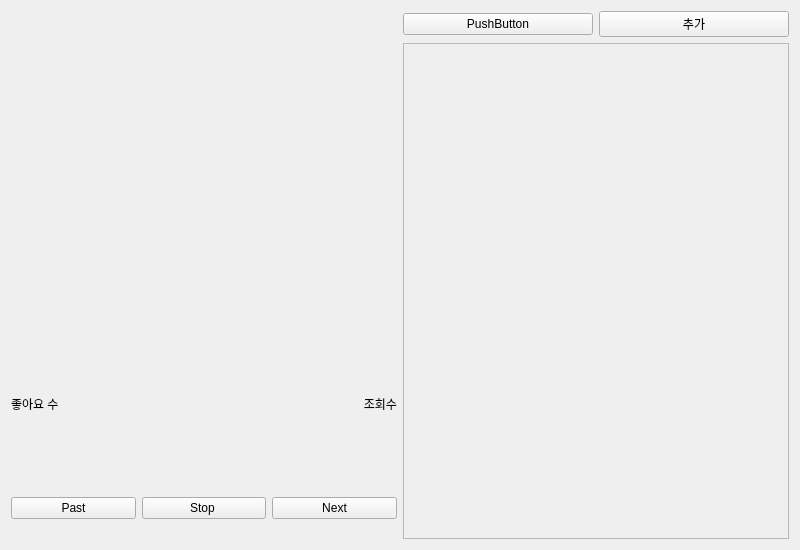
<?xml version="1.0" encoding="UTF-8"?>
<ui version="4.0">
 <class>Widget</class>
 <widget class="QWidget" name="Widget">
  <property name="geometry">
   <rect>
    <x>0</x>
    <y>0</y>
    <width>800</width>
    <height>550</height>
   </rect>
  </property>
  <property name="minimumSize">
   <size>
    <width>400</width>
    <height>300</height>
   </size>
  </property>
  <property name="maximumSize">
   <size>
    <width>1024</width>
    <height>800</height>
   </size>
  </property>
  <property name="windowTitle">
   <string>Widget</string>
  </property>
  <layout class="QGridLayout" name="gridLayout">
   <item row="0" column="0">
    <layout class="QHBoxLayout" name="horizontalLayout">
     <item>
      <layout class="QGridLayout" name="gridLayout_2">
       <item row="1" column="0">
        <layout class="QHBoxLayout" name="horizontalLayout_2">
         <item>
          <widget class="QLabel" name="Thumbnail">
           <property name="minimumSize">
            <size>
             <width>300</width>
             <height>300</height>
            </size>
           </property>
           <property name="maximumSize">
            <size>
             <width>256</width>
             <height>256</height>
            </size>
           </property>
           <property name="text">
            <string/>
           </property>
          </widget>
         </item>
        </layout>
       </item>
       <item row="2" column="0">
        <layout class="QHBoxLayout" name="horizontalLayout_5">
         <item>
          <widget class="QLabel" name="View_num">
           <property name="text">
            <string>좋아요 수</string>
           </property>
          </widget>
         </item>
         <item>
          <widget class="QLabel" name="Like_num">
           <property name="text">
            <string>조회수</string>
           </property>
           <property name="alignment">
            <set>Qt::AlignRight|Qt::AlignTrailing|Qt::AlignVCenter</set>
           </property>
          </widget>
         </item>
        </layout>
       </item>
       <item row="3" column="0">
        <layout class="QHBoxLayout" name="horizontalLayout_3">
         <item>
          <widget class="QPushButton" name="past_button">
           <property name="text">
            <string>Past</string>
           </property>
          </widget>
         </item>
         <item>
          <widget class="QPushButton" name="stop_button">
           <property name="text">
            <string>Stop </string>
           </property>
          </widget>
         </item>
         <item>
          <widget class="QPushButton" name="next_button">
           <property name="text">
            <string>Next</string>
           </property>
          </widget>
         </item>
        </layout>
       </item>
       <item row="4" column="0">
        <spacer name="horizontalSpacer">
         <property name="orientation">
          <enum>Qt::Horizontal</enum>
         </property>
         <property name="sizeHint" stdset="0">
          <size>
           <width>40</width>
           <height>20</height>
          </size>
         </property>
        </spacer>
       </item>
      </layout>
     </item>
     <item>
      <layout class="QVBoxLayout" name="verticalLayout">
       <item>
        <layout class="QHBoxLayout" name="Add_Butten_Layout">
         <item>
          <widget class="QPushButton" name="pushButton_2">
           <property name="text">
            <string>PushButton</string>
           </property>
          </widget>
         </item>
         <item>
          <widget class="QPushButton" name="AddButton">
           <property name="text">
            <string>추가</string>
           </property>
          </widget>
         </item>
        </layout>
       </item>
       <item>
        <widget class="QScrollArea" name="scrollArea">
         <property name="minimumSize">
          <size>
           <width>200</width>
           <height>0</height>
          </size>
         </property>
         <property name="maximumSize">
          <size>
           <width>400</width>
           <height>16777215</height>
          </size>
         </property>
         <property name="widgetResizable">
          <bool>true</bool>
         </property>
         <widget class="QWidget" name="scrollAreaWidgetContents_2">
          <property name="geometry">
           <rect>
            <x>0</x>
            <y>0</y>
            <width>383</width>
            <height>498</height>
           </rect>
          </property>
         </widget>
        </widget>
       </item>
      </layout>
     </item>
    </layout>
   </item>
  </layout>
 </widget>
 <resources/>
 <connections/>
</ui>
